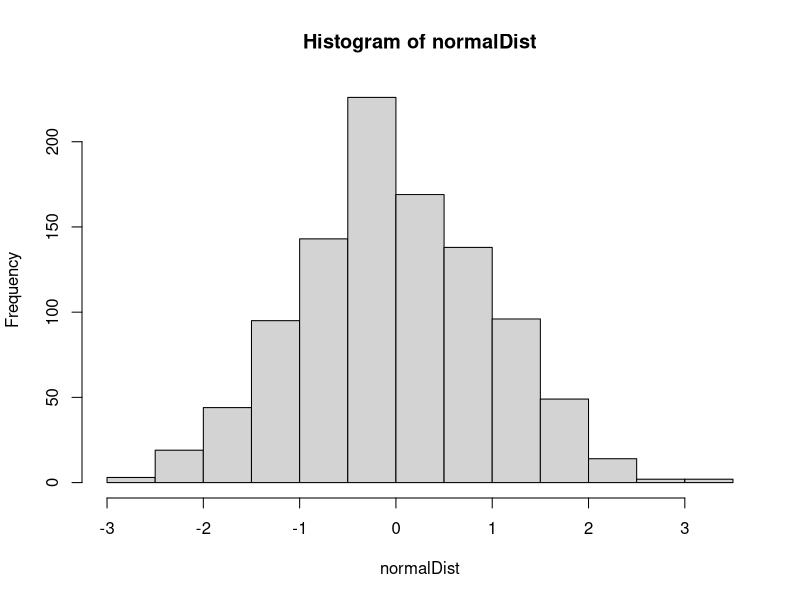
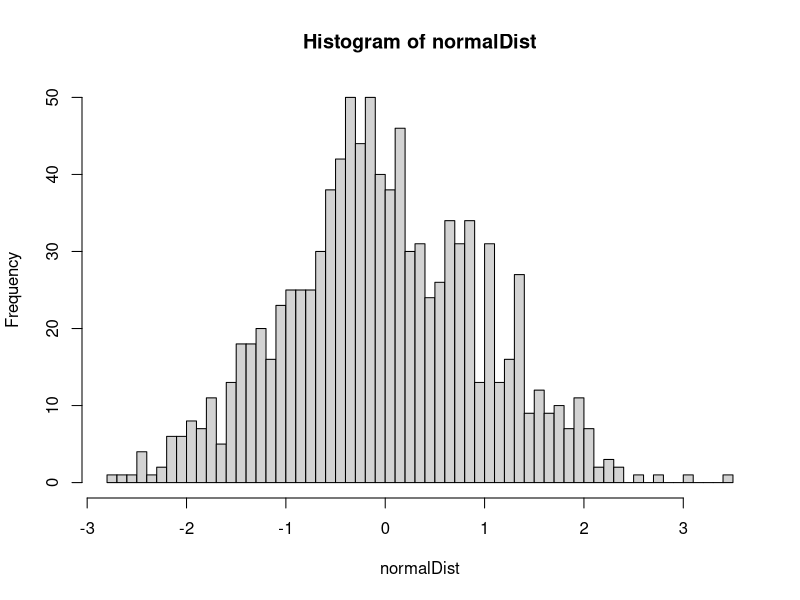
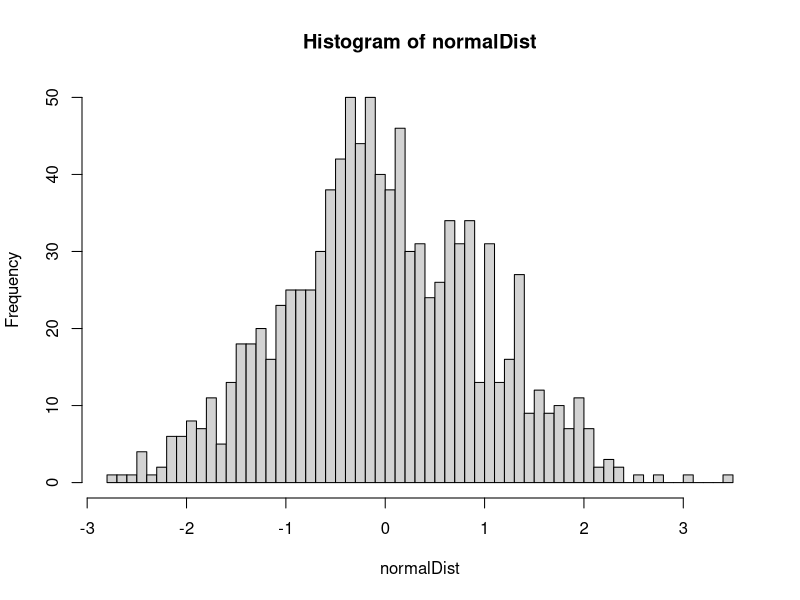
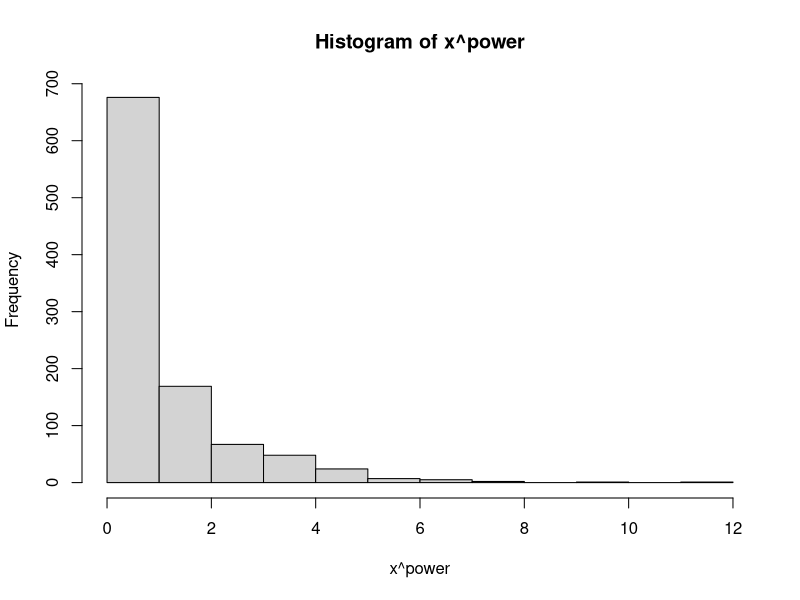
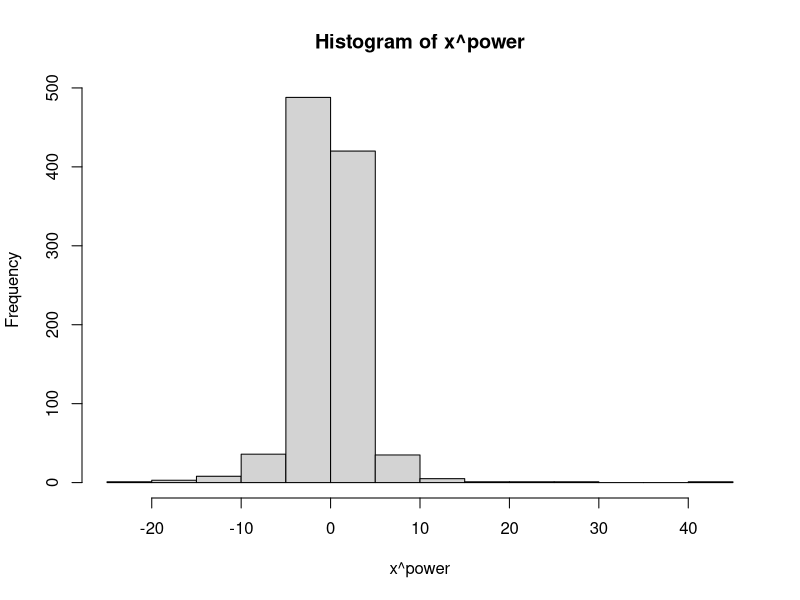
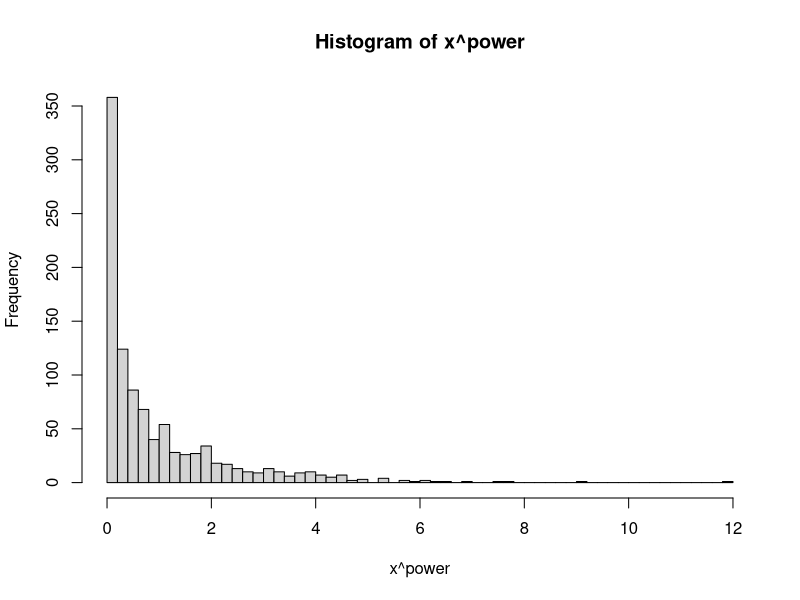
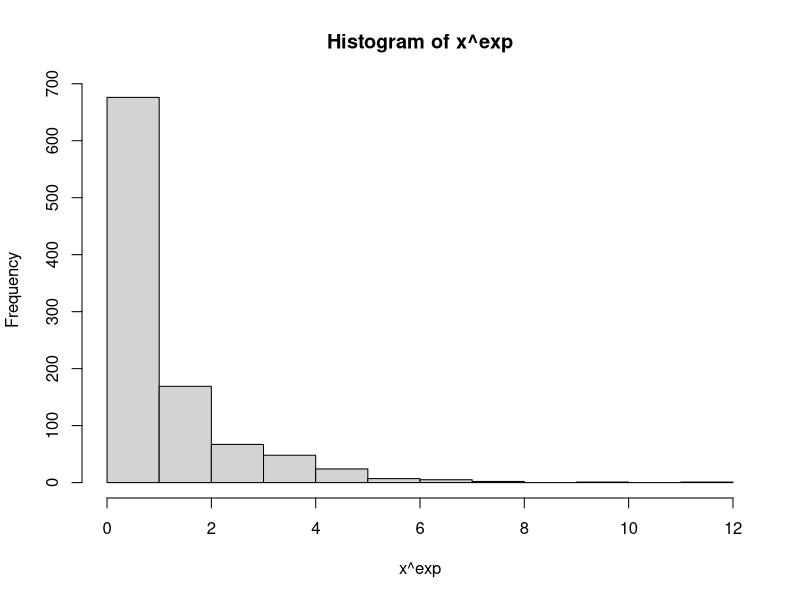

Here is the R script that generated these plots, in order:
####Creation of function in R 
req_years<-function(amount=500){ 
  famt=0 
  month=0 
  while(famt<=8000){ 
    month=month+1 
    famt=famt+amount 
    message("Month=",month,"final_amount=",famt)#printed in red color 
  } 
  year=month/12 
  return(year) 
} 
req_years() 
req_years(750)

#built in functions in R
#1.
seq(1,10,by=2)# by is used for the gap 

#2.
li<-c(1,2,7,3,2,0,9)
rev(li)

#2.append()
set1<-c(1,2,3,4)
set2<-c(5,6,7)
append(set1,set2)

#mathematical built in functions 
#1.abs()
abs(-5)

#2.sqrt()
sqrt(25)

#3.sum()
c<-c(1,2,3)
sum(c)

#4.floor()
floor(5.99)

#5.exp()
exp(5)#returns the exponent of a number

#6.mean()
v<-c(1,2,3,4,5)
mean(c)

#REGULAR EXPRESSIONS IN r(it is used for pattern matching)
#1.grepl()#returns tue or false
text<-"R is fun"
grepl("fun",text)

#2.grep()returns index
text1<-c("Hello","fun")
grep("fun",text1)

#functions with parameters or not 
#1. function with no arguments
hello_world<-function(){
  print("hello world")
}
hello_world()

#@.Function with single argument
hello_name<-function(name){
  print(name)
}
hello_name("Rahul")

#function to add two numbers
addition<-function(num1,num2){
  print(num1+num2)
}
addition(2,3)

#Add a vector to a number
addition(c(1,2,3),5)

#function with default argument values
hello_name<-function(name="Rick"){
  print(name)
}
hello_name("rahul")
hello_name()

#To return a value from the function
full_name<-function(fname,lname){
  return(paste0(fname," ",lname))
}
full_name("rahul","yadav")

##############More built in functions#############
#to generate 1000 random vales from an normal distribution of mean 0 and sd=1
normalDist<-rnorm(1000,0,1)
mean(normalDist)
hist(normalDist)

#to get more info
?hist

#to et histogram with large number of interval breaks
hist(normalDist,breaks=50)

#we can provide arguments to functions by position
#we could do the above example without breaks argument but as a good practice we should provide name to arguments
hist(normalDist,50)

#function with optional arguments
expvalue<-function(x,power=2){
  hist(x^power)
}
expvalue(normalDist)
#or
expvalue(normalDist,power=3)

#using named arguments (and passing any other arguments)
expovalue<-function(x,power=2, ...){
  hist(x^power, ...)
}
expovalue(normalDist,power=2,breaks=50)

#passing logical arguments
expovalue<-function(x,exp=2,hist=FALSE, ...){
  if(hist==TRUE){
    hist(x^exp)
    x^exp
  }else{
    x^exp
  }
}
expovalue(normalDist)
expovalue(normalDist,hist=TRUE)

v<-"I am global variable"
stuff<-"I am global stuff"
fun<-function(stuff){
  print(v)
  print(stuff)
  stuff<-"Reassign stuff"
  print(stuff)
}
print(v)
print(stuff)
fun(stuff)#reassignment happens only in the scope of the function
print(stuff)

#creating a function to find the final amount to be paid by a customer after adding 20%tax to the purchased amount
amount<-function(x=100){
  total=x+x*20/100
  return(total)
}
amount(100)

amount1<-function(amt){
  if (amt>0) famt=amt+amt*(20/100)
  if(amt<=0) famt=amt
  return(famt)
}
amount1(100)
amount(0)

#to check the arguments and the body of a function
args(amount1)
body(amount1)

#Example to convert a name to uppercase
status<-function(name){
  len<-nchar(name)
  if (len>5){ name=toupper(name)}
  message("User given name is:",name)
}
status("rahul yadav")

################Using switch function###########
#returns value matched with first argument
#First argument should be character


#example to return hra amount based on cities
HRA<-function(city)
{
  hra_amt<-switch(toupper(city),
                  BLR=7500,
                  MUM=1000,
                  DEL=8000,
                  CHN=7500,
                  5000  #default value 
  )
  return(hra_amt)
}
HRA("DEL")
HRA("CHN")
HRA("")

######################using repeat in R###############3
time<-15
repeat{
 message("Hello welcomr to R")
  if(time>=20)break
  time=time+1
}








